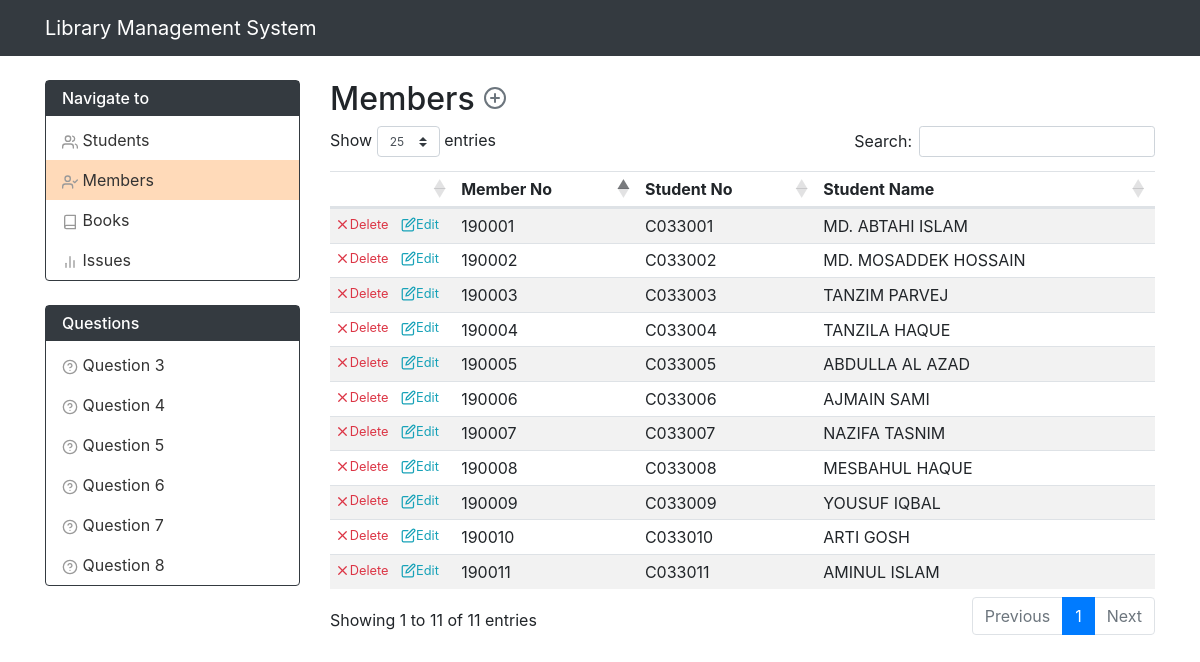
The page /member.php on the database its author committed.
### tables this page shows
CREATE TABLE `Membership` (
  `mem_no` varchar(20) NOT NULL,
  `stud_no` varchar(20) DEFAULT NULL,
  PRIMARY KEY (`mem_no`),
  KEY `stud_no` (`stud_no`),
  CONSTRAINT `membership_ibfk_1` FOREIGN KEY (`stud_no`) REFERENCES `student` (`stud_no`)
);

CREATE TABLE `Student` (
  `stud_no` varchar(20) NOT NULL,
  `stud_name` varchar(100) DEFAULT NULL,
  PRIMARY KEY (`stud_no`),
  CONSTRAINT `student_chk_1` CHECK ((`stud_no` like _utf8mb4'C%'))
);

### functions.php (called while the page is built, shortened)
<?php
function get_members($mysql){
    $info = [];
    if($stmt = $mysql->prepare('SELECT mem_no, M.stud_no, stud_name FROM Membership M JOIN Student S ON M.stud_no = S.stud_no')){
        $stmt->execute();
        $stmt->store_result();
        if($stmt->num_rows > 0){
            for($i = 0; $i < $stmt->num_rows; ++$i){
                $stmt->bind_result($no, $stud_no, $name);
                $stmt->fetch();
                array_push($info, ['no' => $no, 'stud_no' => $stud_no, 'name' => $name]);
            }
        }
    }
    return $info;
}

### member.php (the view, shortened to what this page needs)
<?php
require_once __DIR__ . '/functions.php';
$info = get_members($mysqli);
?><!doctype html>
<html lang="en">
<head>
    <link rel="stylesheet" href="https://maxcdn.bootstrapcdn.com/bootstrap/4.0.0/css/bootstrap.min.css">
</head>
<body>
<?php include_once __DIR__ . '/navbar.php'; ?>
<div class="container">
    <div class="row">
        <?php include_once __DIR__ . '/sidebar.php'; ?>
        <main class="col-md-9 mt-4">
            <h2 id="title">
                Members
                <a class="align-items-center text-muted" href="#" onclick="clean_modal()" data-toggle="modal" data-target="#multipurpose_model"><span data-feather="plus-circle"></span></a>
            </h2>
            <div class="table-responsive">
                <table id="only_table" class="table table-striped table-sm" data-order='[[ 1, "asc" ]]' data-page-length='25'>
                    <thead>
                    <tr>
                        <th style="min-width: 50px;"></th>
                        <th>Member No</th>
                        <th>Student No</th>
                        <th>Student Name</th>
                    </tr>
                    </thead>
                    <tbody id="info_table">
                    <?php foreach ($info as $item): ?>
                        <tr id="info_row_<?php echo $item['no']; ?>">
                            <td>
                                <a class="align-items-center text-danger mr-2 small d-inline-flex" href="javascript:delete_info('<?php echo $item['no']; ?>')" title="Delete"><span data-feather="x"></span> Delete</a>
                                <a class="align-items-center text-info small d-inline-flex" href="javascript:edit_info('<?php echo $item['no']; ?>')" title="Edit"><span data-feather="edit"></span> Edit</a>
                            </td>
                            <td id="info_no_<?php echo $item['no']; ?>"><?php echo $item['no']; ?></td>
                            <td id="info_stud_no_<?php echo $item['no']; ?>"><?php echo $item['stud_no']; ?></td>
                            <td id="info_name_<?php echo $item['no']; ?>"><?php echo $item['name']; ?></td>
                        </tr>
                    <?php endforeach; ?>
                    </tbody>
                </table>
        </main>
    </div>
</div>
<link rel="stylesheet" type="text/css" href="https://cdn.datatables.net/1.10.19/css/dataTables.bootstrap4.min.css" />
</body>
</html>

### sidebar.php (style rules this page uses)
.feather { vertical-align: text-bottom; }
#title .feather { vertical-align: unset; }

### member.php (style rules this page uses)
main table .feather { width: 15px; height: 15px; }
main table td:nth-child(1) { max-width: 70px; min-width: 70px; }
main table td:nth-child(2) { max-width: 100px; min-width: 100px; }

### rows shown on the page
membership: mem_no "190001", stud_no "C033001", stud_no.stud_name "MD. ABTAHI ISLAM"
membership: mem_no "190002", stud_no "C033002", stud_no.stud_name "MD. MOSADDEK HOSSAIN"
membership: mem_no "190003", stud_no "C033003", stud_no.stud_name "TANZIM PARVEJ"
membership: mem_no "190004", stud_no "C033004", stud_no.stud_name "TANZILA HAQUE"
membership: mem_no "190005", stud_no "C033005", stud_no.stud_name "ABDULLA AL AZAD"
membership: mem_no "190006", stud_no "C033006", stud_no.stud_name "AJMAIN SAMI"
membership: mem_no "190007", stud_no "C033007", stud_no.stud_name "NAZIFA TASNIM"
membership: mem_no "190008", stud_no "C033008", stud_no.stud_name "MESBAHUL HAQUE"
membership: mem_no "190009", stud_no "C033009", stud_no.stud_name "YOUSUF IQBAL"
membership: mem_no "190010", stud_no "C033010", stud_no.stud_name "ARTI GOSH"
membership: mem_no "190011", stud_no "C033011", stud_no.stud_name "AMINUL ISLAM"
